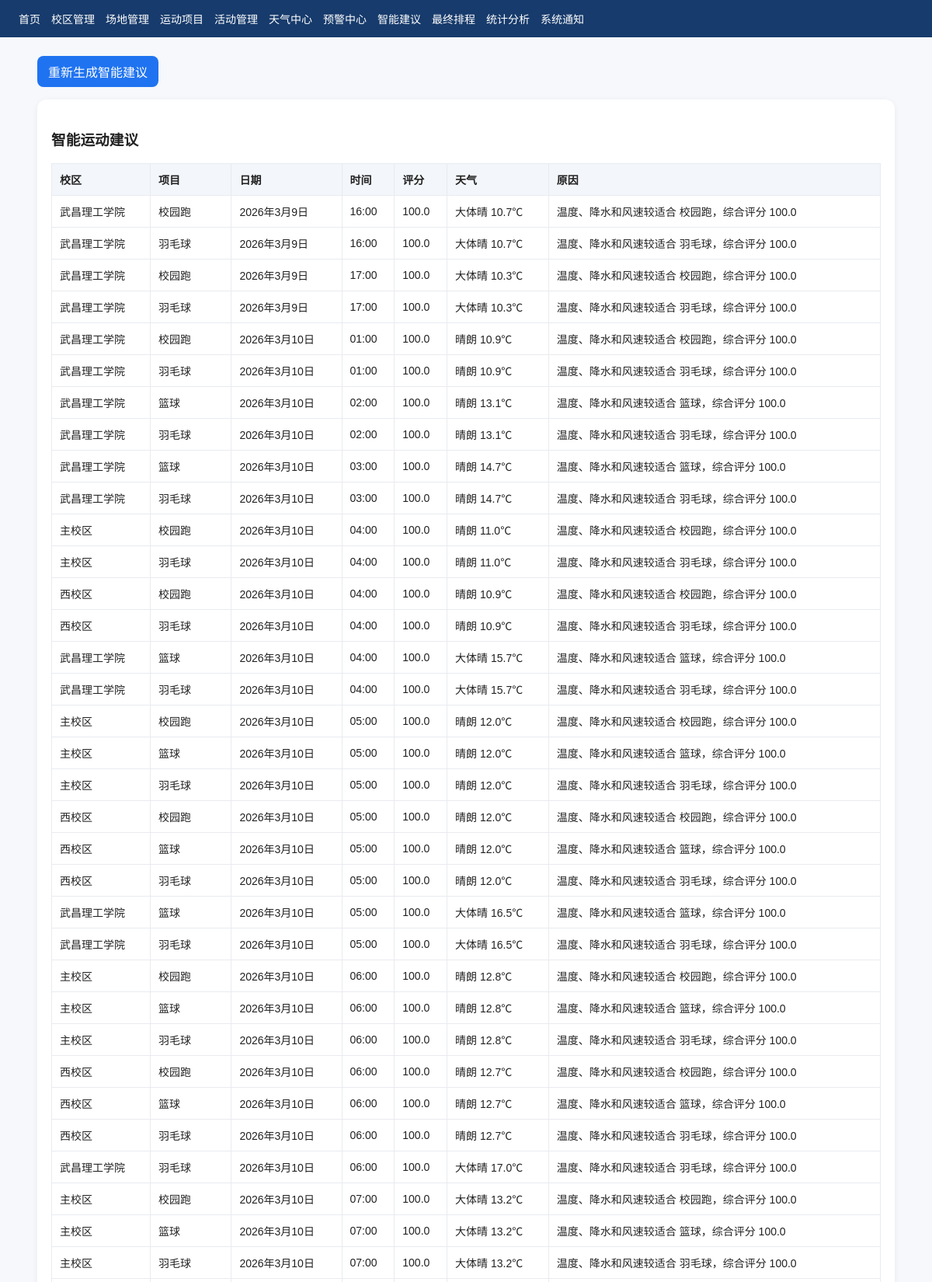
The app's page /suggestions/ (upper part) with its own data.
### core/models.py (models this page shows, shortened)
class TimeStampedModel(models.Model):
    created_at = models.DateTimeField(auto_now_add=True, verbose_name="创建时间")
    updated_at = models.DateTimeField(auto_now=True, verbose_name="更新时间")
    class Meta:
        abstract = True

class Suggestion(TimeStampedModel):
    campus = models.ForeignKey(
        Campus,
        on_delete=models.CASCADE,
        related_name="suggestions",
        verbose_name="校区"
    )
    sport_event = models.ForeignKey(
        SportEvent,
        on_delete=models.CASCADE,
        related_name="suggestions",
        verbose_name="运动项目"
    )
    suggest_date = models.DateField(verbose_name="推荐日期")
    suggest_time = models.TimeField(verbose_name="推荐时间")
    score = models.FloatField(default=0, verbose_name="推荐分数")
    weather_summary = models.CharField(max_length=255, blank=True, verbose_name="天气概述")
    reason = models.TextField(blank=True, verbose_name="推荐原因")
    class Meta:
        verbose_name = "智能建议"
        verbose_name_plural = "智能建议"
        ordering = ["-score", "suggest_date", "suggest_time"]

class Campus(TimeStampedModel):
    name = models.CharField(max_length=100, unique=True, verbose_name="校区名称")
    location = models.CharField(max_length=255, blank=True, verbose_name="位置")
    latitude = models.FloatField(default=31.2304, verbose_name="纬度")
    longitude = models.FloatField(default=121.4737, verbose_name="经度")
    description = models.TextField(blank=True, verbose_name="描述")
    class Meta:
        verbose_name = "校区"
        verbose_name_plural = "校区"
        ordering = ["id"]

class SportEvent(TimeStampedModel):
    intensity_choices = [
        ("low", "低强度"),
        ("medium", "中强度"),
        ("high", "高强度"),
    ]
    name = models.CharField(max_length=100, unique=True, verbose_name="项目名称")
    suitable_temp_min = models.IntegerField(default=12, verbose_name="适宜最低温")
    suitable_temp_max = models.IntegerField(default=28, verbose_name="适宜最高温")
    avoid_rain = models.BooleanField(default=True, verbose_name="是否避雨")
    avoid_wind_level = models.FloatField(default=8.0, verbose_name="最大适宜风速")
    intensity = models.CharField(
        max_length=20,
        choices=intensity_choices,
        default="medium",
        verbose_name="强度"
    )
    calories_per_hour = models.PositiveIntegerField(default=300, verbose_name="每小时热量消耗")
    description = models.TextField(blank=True, verbose_name="描述")
    class Meta:
        verbose_name = "运动项目"
        verbose_name_plural = "运动项目"
        ordering = ["id"]

### core/views.py (the view)
# urls.py: path("suggestions/", views.suggestion_list, name="suggestion_list"),
def suggestion_list(request):
    items = Suggestion.objects.select_related("campus", "sport_event").all()[:200]
    return render(request, "core/suggestion_list.html", {"items": items})

### core/templates/core/suggestion_list.html
{% extends 'core/base.html' %}
{% block content %}
<div class="toolbar">
    <a class="btn" href="/suggestions/generate/">重新生成智能建议</a>
</div>
<div class="card">
    <h3>智能运动建议</h3>
    <table>
        <tr><th>校区</th><th>项目</th><th>日期</th><th>时间</th><th>评分</th><th>天气</th><th>原因</th></tr>
        {% for item in items %}
        <tr>
            <td>{{ item.campus.name }}</td>
            <td>{{ item.sport_event.name }}</td>
            <td>{{ item.suggest_date }}</td>
            <td>{{ item.suggest_time }}</td>
            <td>{{ item.score }}</td>
            <td>{{ item.weather_summary }}</td>
            <td>{{ item.reason }}</td>
        </tr>
        {% empty %}
        <tr><td colspan="7">暂无建议，请先拉取天气并生成建议</td></tr>
        {% endfor %}
    </table>
</div>
{% endblock %}

### core/templates/core/base.html (style rules this page uses)
body { font-family: Arial, sans-serif; margin: 0; background: #f6f8fb; color: #222; }
.card { background: #fff; border-radius: 12px; box-shadow: 0 2px 8px rgba(0,0,0,.06); padding: 18px; margin-bottom: 18px; }
table { width: 100%; border-collapse: collapse; background: #fff; }
th, td { border: 1px solid #e8ebf0; padding: 10px; font-size: 14px; text-align: left; }
th { background: #f3f6fa; }
.btn { display: inline-block; background: #1f73f1; color: #fff; text-decoration: none; padding: 8px 14px; border-radius: 8px; border: none; cursor: pointer; }
.toolbar { display: flex; gap: 10px; flex-wrap: wrap; margin-bottom: 16px; }

### records on screen
Suggestion: campus.name "武昌理工学院", sport_event.name "校园跑", suggest_date "2026年3月9日", suggest_time "16:00", score "100.0", weather_summary "大体晴 10.7℃", reason "温度、降水和风速较适合 校园跑，综合评分 100.0"
Suggestion: campus.name "武昌理工学院", sport_event.name "羽毛球", suggest_date "2026年3月9日", suggest_time "16:00", score "100.0", weather_summary "大体晴 10.7℃", reason "温度、降水和风速较适合 羽毛球，综合评分 100.0"
Suggestion: campus.name "武昌理工学院", sport_event.name "校园跑", suggest_date "2026年3月9日", suggest_time "17:00", score "100.0", weather_summary "大体晴 10.3℃", reason "温度、降水和风速较适合 校园跑，综合评分 100.0"
Suggestion: campus.name "武昌理工学院", sport_event.name "羽毛球", suggest_date "2026年3月9日", suggest_time "17:00", score "100.0", weather_summary "大体晴 10.3℃", reason "温度、降水和风速较适合 羽毛球，综合评分 100.0"
Suggestion: campus.name "武昌理工学院", sport_event.name "校园跑", suggest_date "2026年3月10日", suggest_time "01:00", score "100.0", weather_summary "晴朗 10.9℃", reason "温度、降水和风速较适合 校园跑，综合评分 100.0"
Suggestion: campus.name "武昌理工学院", sport_event.name "羽毛球", suggest_date "2026年3月10日", suggest_time "01:00", score "100.0", weather_summary "晴朗 10.9℃", reason "温度、降水和风速较适合 羽毛球，综合评分 100.0"
Suggestion: campus.name "武昌理工学院", sport_event.name "篮球", suggest_date "2026年3月10日", suggest_time "02:00", score "100.0", weather_summary "晴朗 13.1℃", reason "温度、降水和风速较适合 篮球，综合评分 100.0"
Suggestion: campus.name "武昌理工学院", sport_event.name "羽毛球", suggest_date "2026年3月10日", suggest_time "02:00", score "100.0", weather_summary "晴朗 13.1℃", reason "温度、降水和风速较适合 羽毛球，综合评分 100.0"
Suggestion: campus.name "武昌理工学院", sport_event.name "篮球", suggest_date "2026年3月10日", suggest_time "03:00", score "100.0", weather_summary "晴朗 14.7℃", reason "温度、降水和风速较适合 篮球，综合评分 100.0"
Suggestion: campus.name "武昌理工学院", sport_event.name "羽毛球", suggest_date "2026年3月10日", suggest_time "03:00", score "100.0", weather_summary "晴朗 14.7℃", reason "温度、降水和风速较适合 羽毛球，综合评分 100.0"
Suggestion: campus.name "主校区", sport_event.name "校园跑", suggest_date "2026年3月10日", suggest_time "04:00", score "100.0", weather_summary "晴朗 11.0℃", reason "温度、降水和风速较适合 校园跑，综合评分 100.0"
Suggestion: campus.name "主校区", sport_event.name "羽毛球", suggest_date "2026年3月10日", suggest_time "04:00", score "100.0", weather_summary "晴朗 11.0℃", reason "温度、降水和风速较适合 羽毛球，综合评分 100.0"
Suggestion: campus.name "西校区", sport_event.name "校园跑", suggest_date "2026年3月10日", suggest_time "04:00", score "100.0", weather_summary "晴朗 10.9℃", reason "温度、降水和风速较适合 校园跑，综合评分 100.0"
Suggestion: campus.name "西校区", sport_event.name "羽毛球", suggest_date "2026年3月10日", suggest_time "04:00", score "100.0", weather_summary "晴朗 10.9℃", reason "温度、降水和风速较适合 羽毛球，综合评分 100.0"
Suggestion: campus.name "武昌理工学院", sport_event.name "篮球", suggest_date "2026年3月10日", suggest_time "04:00", score "100.0", weather_summary "大体晴 15.7℃", reason "温度、降水和风速较适合 篮球，综合评分 100.0"
Suggestion: campus.name "武昌理工学院", sport_event.name "羽毛球", suggest_date "2026年3月10日", suggest_time "04:00", score "100.0", weather_summary "大体晴 15.7℃", reason "温度、降水和风速较适合 羽毛球，综合评分 100.0"
Suggestion: campus.name "主校区", sport_event.name "校园跑", suggest_date "2026年3月10日", suggest_time "05:00", score "100.0", weather_summary "晴朗 12.0℃", reason "温度、降水和风速较适合 校园跑，综合评分 100.0"
Suggestion: campus.name "主校区", sport_event.name "篮球", suggest_date "2026年3月10日", suggest_time "05:00", score "100.0", weather_summary "晴朗 12.0℃", reason "温度、降水和风速较适合 篮球，综合评分 100.0"
Suggestion: campus.name "主校区", sport_event.name "羽毛球", suggest_date "2026年3月10日", suggest_time "05:00", score "100.0", weather_summary "晴朗 12.0℃", reason "温度、降水和风速较适合 羽毛球，综合评分 100.0"
Suggestion: campus.name "西校区", sport_event.name "校园跑", suggest_date "2026年3月10日", suggest_time "05:00", score "100.0", weather_summary "晴朗 12.0℃", reason "温度、降水和风速较适合 校园跑，综合评分 100.0"
Suggestion: campus.name "西校区", sport_event.name "篮球", suggest_date "2026年3月10日", suggest_time "05:00", score "100.0", weather_summary "晴朗 12.0℃", reason "温度、降水和风速较适合 篮球，综合评分 100.0"
Suggestion: campus.name "西校区", sport_event.name "羽毛球", suggest_date "2026年3月10日", suggest_time "05:00", score "100.0", weather_summary "晴朗 12.0℃", reason "温度、降水和风速较适合 羽毛球，综合评分 100.0"
Suggestion: campus.name "武昌理工学院", sport_event.name "篮球", suggest_date "2026年3月10日", suggest_time "05:00", score "100.0", weather_summary "大体晴 16.5℃", reason "温度、降水和风速较适合 篮球，综合评分 100.0"
Suggestion: campus.name "武昌理工学院", sport_event.name "羽毛球", suggest_date "2026年3月10日", suggest_time "05:00", score "100.0", weather_summary "大体晴 16.5℃", reason "温度、降水和风速较适合 羽毛球，综合评分 100.0"
Suggestion: campus.name "主校区", sport_event.name "校园跑", suggest_date "2026年3月10日", suggest_time "06:00", score "100.0", weather_summary "晴朗 12.8℃", reason "温度、降水和风速较适合 校园跑，综合评分 100.0"
Suggestion: campus.name "主校区", sport_event.name "篮球", suggest_date "2026年3月10日", suggest_time "06:00", score "100.0", weather_summary "晴朗 12.8℃", reason "温度、降水和风速较适合 篮球，综合评分 100.0"
Suggestion: campus.name "主校区", sport_event.name "羽毛球", suggest_date "2026年3月10日", suggest_time "06:00", score "100.0", weather_summary "晴朗 12.8℃", reason "温度、降水和风速较适合 羽毛球，综合评分 100.0"
Suggestion: campus.name "西校区", sport_event.name "校园跑", suggest_date "2026年3月10日", suggest_time "06:00", score "100.0", weather_summary "晴朗 12.7℃", reason "温度、降水和风速较适合 校园跑，综合评分 100.0"
Suggestion: campus.name "西校区", sport_event.name "篮球", suggest_date "2026年3月10日", suggest_time "06:00", score "100.0", weather_summary "晴朗 12.7℃", reason "温度、降水和风速较适合 篮球，综合评分 100.0"
Suggestion: campus.name "西校区", sport_event.name "羽毛球", suggest_date "2026年3月10日", suggest_time "06:00", score "100.0", weather_summary "晴朗 12.7℃", reason "温度、降水和风速较适合 羽毛球，综合评分 100.0"
Suggestion: campus.name "武昌理工学院", sport_event.name "羽毛球", suggest_date "2026年3月10日", suggest_time "06:00", score "100.0", weather_summary "大体晴 17.0℃", reason "温度、降水和风速较适合 羽毛球，综合评分 100.0"
Suggestion: campus.name "主校区", sport_event.name "校园跑", suggest_date "2026年3月10日", suggest_time "07:00", score "100.0", weather_summary "大体晴 13.2℃", reason "温度、降水和风速较适合 校园跑，综合评分 100.0"
Suggestion: campus.name "主校区", sport_event.name "篮球", suggest_date "2026年3月10日", suggest_time "07:00", score "100.0", weather_summary "大体晴 13.2℃", reason "温度、降水和风速较适合 篮球，综合评分 100.0"
Suggestion: campus.name "主校区", sport_event.name "羽毛球", suggest_date "2026年3月10日", suggest_time "07:00", score "100.0", weather_summary "大体晴 13.2℃", reason "温度、降水和风速较适合 羽毛球，综合评分 100.0"
